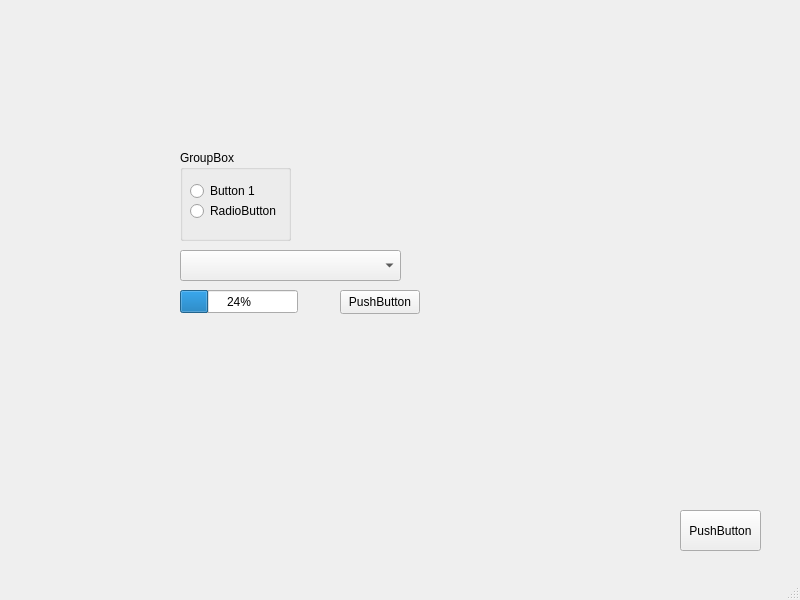
<?xml version="1.0" encoding="UTF-8"?>
<ui version="4.0">
 <class>MainWindow</class>
 <widget class="QMainWindow" name="MainWindow">
  <property name="geometry">
   <rect>
    <x>0</x>
    <y>0</y>
    <width>800</width>
    <height>600</height>
   </rect>
  </property>
  <property name="windowTitle">
   <string>DZ4</string>
  </property>
  <widget class="QWidget" name="centralwidget">
   <widget class="QGroupBox" name="groupBox">
    <property name="geometry">
     <rect>
      <x>180</x>
      <y>150</y>
      <width>111</width>
      <height>91</height>
     </rect>
    </property>
    <property name="title">
     <string>GroupBox</string>
    </property>
    <widget class="QRadioButton" name="radioButton">
     <property name="geometry">
      <rect>
       <x>10</x>
       <y>30</y>
       <width>91</width>
       <height>22</height>
      </rect>
     </property>
     <property name="text">
      <string>Button 1</string>
     </property>
    </widget>
    <widget class="QRadioButton" name="radioButton_2">
     <property name="geometry">
      <rect>
       <x>10</x>
       <y>50</y>
       <width>91</width>
       <height>22</height>
      </rect>
     </property>
     <property name="text">
      <string>RadioButton</string>
     </property>
    </widget>
   </widget>
   <widget class="QComboBox" name="comboBox">
    <property name="geometry">
     <rect>
      <x>180</x>
      <y>250</y>
      <width>221</width>
      <height>31</height>
     </rect>
    </property>
   </widget>
   <widget class="QPushButton" name="pushButton">
    <property name="geometry">
     <rect>
      <x>680</x>
      <y>510</y>
      <width>81</width>
      <height>41</height>
     </rect>
    </property>
    <property name="text">
     <string>PushButton</string>
    </property>
   </widget>
   <widget class="QProgressBar" name="progressBar">
    <property name="geometry">
     <rect>
      <x>180</x>
      <y>290</y>
      <width>118</width>
      <height>23</height>
     </rect>
    </property>
    <property name="value">
     <number>24</number>
    </property>
   </widget>
   <widget class="QPushButton" name="pushButton_2">
    <property name="geometry">
     <rect>
      <x>340</x>
      <y>290</y>
      <width>80</width>
      <height>24</height>
     </rect>
    </property>
    <property name="text">
     <string>PushButton</string>
    </property>
    <property name="checkable">
     <bool>true</bool>
    </property>
   </widget>
  </widget>
  <widget class="QMenuBar" name="menubar">
   <property name="geometry">
    <rect>
     <x>0</x>
     <y>0</y>
     <width>800</width>
     <height>21</height>
    </rect>
   </property>
  </widget>
  <widget class="QStatusBar" name="statusbar"/>
 </widget>
 <resources/>
 <connections/>
</ui>
